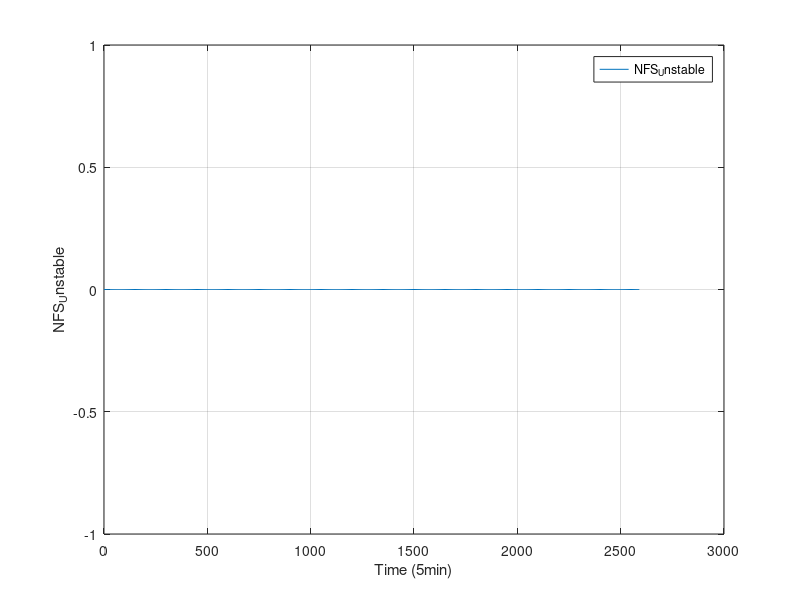

Reproduce this figure in MATLAB.
#! /usr/bin/octave -qf
fig = figure;
data = dlmread("finput.txt"," ");
size(data);
set(fig, "visible", "off");
time = data(:,1);
MemTotal = data(:,2);
MemFree = data(:,3);
Buffers = data(:,4);
Cached = data(:,5);
SwapCached = data(:,6);
Active = data(:,7);
Inactive = data(:,8);
SwapTotal = data(:,9);
SwapFree = data(:,10);
Dirty = data(:,11);
Writeback = data(:,12);
AnonPages = data(:,13);
Mapped = data(:,14);
Slab = data(:,15);
SReclaimable = data(:,16);
SUnreclaim = data(:,17);
PageTables = data(:,18);
NFS_Unstable = data(:,19);
Bounce = data(:,20);
WritebackTmp = data(:,21);
CommitLimit = data(:,22);
Committed_AS = data(:,23);
VmallocTotal = data(:,24);
VmallocUsed = data(:,25);
VmallocChunk = data(:,26);

plot(time,NFS_Unstable,";NFS_Unstable;"), grid

xlabel("Time (5min)");
ylabel("NFS_Unstable");
print("NFS_Unstable.png", "-dpng");


